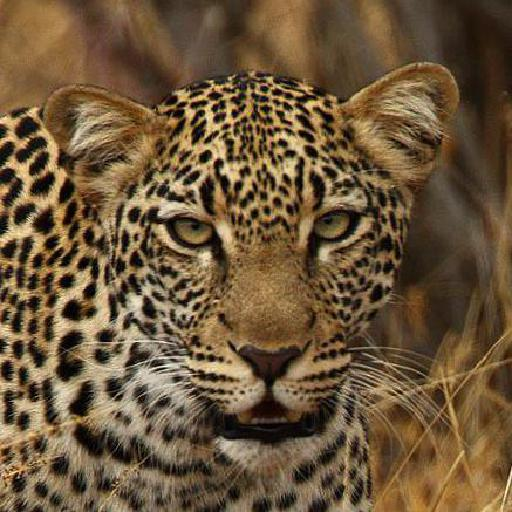
#> input picture src/dataset/1069.jpg, 512 x 512 px, found by its file name; its folder holds only this picture in this run
$ python drivercolor.py
#> lines starting #> are read from the running program, lines starting #| are printed output that depends on the picture; after the words box and inside, x2 and y2 are one past the last pixel; in counts of white or black regions, pixels touching at a corner belong together
#> in arrimgToColor, compared is the input picture: shape (512, 512, 3); mean B, G, R 58.2, 86.2, 108.5
### src/color.py
import os
import cv2
import numpy as np
import time

def rgb_to_hsv_vectorized(image):
    img = np.array(image).astype('float32') / 255.0
    r, g, b = img[..., 0], img[..., 1], img[..., 2]
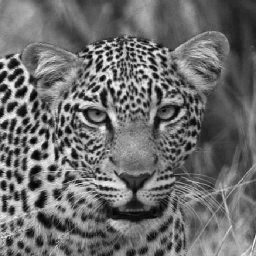
#> b: shape (256, 256) float32; min 0, max 0.976, mean 0.426
    mx = np.max(img, axis=-1)
    mn = np.min(img, axis=-1)
    df = mx - mn
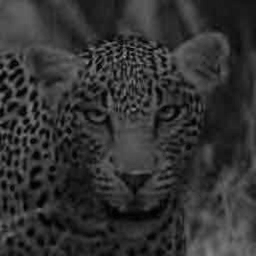
#> df: shape (256, 256) float32; min 0, max 0.627, mean 0.198

    h = np.zeros_like(mx)
    s = np.zeros_like(mx)
    v = mx

    # Avoid division by zero where df is zero
    df_zero = (df == 0)
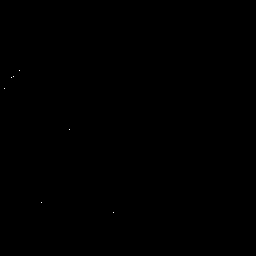
#> df_zero: shape (256, 256) bool; 0.01% white in thin lines or dots, all inside (x1, y1, x2, y2) = (4, 70, 114, 213)
    not_df_zero = ~df_zero

    # Calculate hue only where df is not zero
    # Red is max
    cond = (mx == r) & not_df_zero
#> cond: shape (256, 256) bool; 0.4% white in thin lines or dots, all inside (x1, y1, x2, y2) = (0, 40, 195, 224)
    h[cond] = (60 * ((g[cond] - b[cond]) / df[cond]) + 360) % 360

    # Green is max
    cond = (mx == g) & not_df_zero
#> cond: shape (256, 256) bool; 1.3% white in thin lines or dots, all inside (x1, y1, x2, y2) = (0, 39, 198, 256)
    h[cond] = (60 * ((b[cond] - r[cond]) / df[cond]) + 120)
#> h: shape (256, 256) float32; min 0, max 357.4, mean 2.8

    # Blue is max
    cond = (mx == b) & not_df_zero
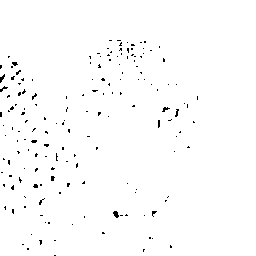
#> cond: shape (256, 256) bool; 98.7% white; black in thin lines or dots, all inside (x1, y1, x2, y2) = (0, 40, 198, 256)
    h[cond] = (60 * ((r[cond] - g[cond]) / df[cond]) + 240)

    # Saturation and value calculations
    s[mx != 0] = df[mx != 0] / mx[mx != 0]
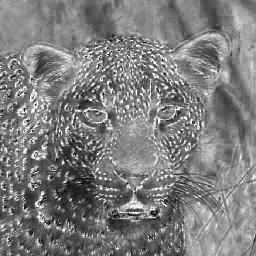
#> s: shape (256, 256) float32; min 0, max 1, mean 0.494

    # Adjust hue to be in the range of 0 to 180
    h = h / 2
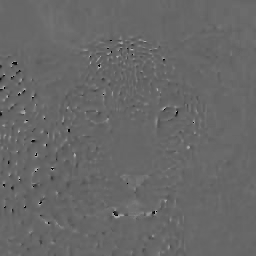
#> h: shape (256, 256) float32; min 0, max 178.7, mean 103.6

    hsv_image = np.stack([h, s, v], axis=-1)
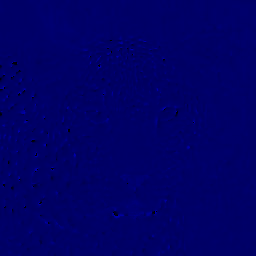
#> hsv_image: shape (256, 256, 3) float32; mean of channels 0, 1, 2 103.6, 0.5, 0.4; drawn as B, G, R
    return hsv_image


def calculate_histogram(image):
    hsv_image = np.array(rgb_to_hsv_vectorized(image))
    h_bins = 8
    s_bins = 8
    hist, _ = np.histogramdd(hsv_image.reshape(-1, 3), bins=(h_bins, s_bins, s_bins), range=((0, 180), (0, 1), (0, 1)))
    hist = hist.flatten()
#> hist = 512 values, max 5464 at index 292, min 0 at index 2, mean 128
    hist = hist / np.sum(hist)
#> hist = 512 values, max 0.0834 at index 292, min 0 at index 2, mean 0.00195
    return hist

def normalize_vector(image):
    norm = np.linalg.norm(np.array(calculate_histogram(image)))
#> norm = 0.204
    if norm == 0:
        return calculate_histogram(image)
    return (calculate_histogram(image) / norm).tolist()

# [4 lines left out: function calculate_cosine_similarity, not called in this run]

# [39 lines of commented-out code are left out]

### src/drivercolor.py
import color
import os
import cv2
import csv
import time

def arrimgToColor(path):
    arrObjcolor = []
    arrGambar = os.listdir(path)
    start = time.time()
    i = 0
    for img in arrGambar:
        compared = cv2.imread(os.path.join(path,img))
        img_resize = cv2.resize(compared, (0,0), fx=0.5,fy = 0.5)
        vektor = color.normalize_vector(img_resize)
#> vektor = 512 values, max 0.408 at index 292, min 0 at index 2, mean 0.00956
        arrObjcolor.append({
            "img" : compared,
            "vektor" : vektor
        })
        print(f"gamabar ke-{i}")
        i = i+1
    finish = time.time()
    selisih = finish - start
    print (f"waktu : {selisih}")

    csv_filename = "output1.csv"
    with open(csv_filename, 'w', newline='') as csvfile:
            # Tentukan header
            fieldnames = ["img", "vektor"]

            # Inisialisasi objek writer
            csvwriter = csv.DictWriter(csvfile, fieldnames=fieldnames)

            # Tulis header
            csvwriter.writeheader()

            # Tulis data
            csvwriter.writerows(arrObjcolor)

    return arrObjcolor

path = "C:\\Users\\Dhinto\\Documents\\GitHub\\Algeo02-22123\\src\\dataset"
arrimgToColor(path)

$ run again, on src/dataset/1466.jpg
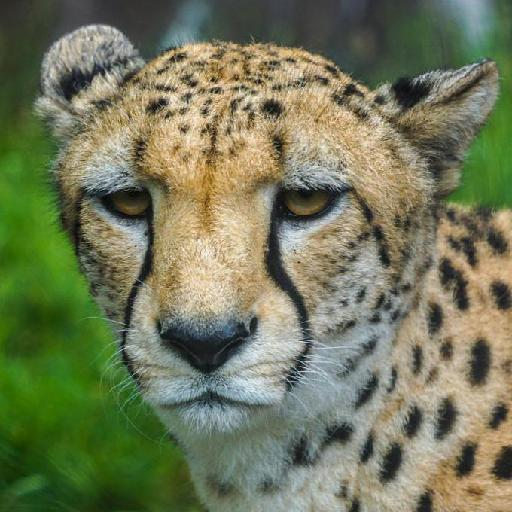
#> input picture src/dataset/1466.jpg, 512 x 512 px, found by its file name
#> in arrimgToColor, compared is the input picture: shape (512, 512, 3); mean B, G, R 90.3, 121.1, 114.9
#> df_zero: shape (256, 256) bool; 0.31% white; 31 white regions (29 under 20 px), largest, box (x1, y1, x2, y2) and area: (149, 0, 163, 11) 97, (48, 0, 64, 15) 54
#> in rgb_to_hsv_vectorized, `cond = (mx == r) & not_df_zero`:
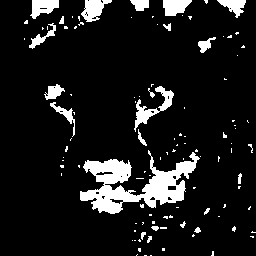
#> cond: shape (256, 256) bool; 10.3% white; 108 white regions (86 under 20 px), largest, box (x1, y1, x2, y2) and area: (80, 150, 200, 214) 3249, (134, 86, 174, 132) 510, (81, 0, 112, 22) 385
#> in rgb_to_hsv_vectorized, `hsv_image = np.stack([h, s, v], axis=-1)`:
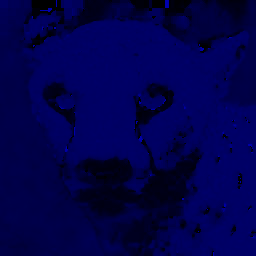
#> hsv_image: shape (256, 256, 3) float32; mean of channels 0, 1, 2 76.4, 0.3, 0.5; drawn as B, G, R
#> in calculate_histogram, `hist = hist.flatten()`: hist = 512 values, max 3337 at index 277, min 0 at index 22, mean 128
#> in calculate_histogram, `hist = hist / np.sum(hist)`: hist = 512 values, max 0.0509 at index 277, min 0 at index 22, mean 0.00195
#> norm = 0.134
#> vektor = 512 values, max 0.38 at index 277, min 0 at index 22, mean 0.0146

$ run again, on src/dataset/1566.jpg
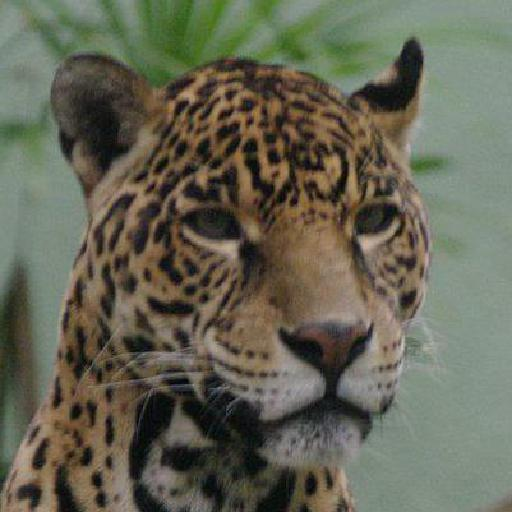
#> input picture src/dataset/1566.jpg, 512 x 512 px, found by its file name
#> in arrimgToColor, compared is the input picture: shape (512, 512, 3); mean B, G, R 84.8, 101, 101.3
#> df_zero: shape (256, 256) bool; 0.31% white; 56 white regions (55 under 20 px), largest, box (x1, y1, x2, y2) and area: (144, 216, 152, 223) 52
#> in rgb_to_hsv_vectorized, `hsv_image = np.stack([h, s, v], axis=-1)`:
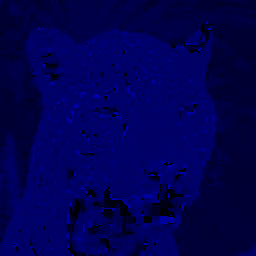
#> hsv_image: shape (256, 256, 3) float32; mean of channels 0, 1, 2 83.1, 0.2, 0.4; drawn as B, G, R
#> in calculate_histogram, `hist = hist.flatten()`: hist = 512 values, max 14498 at index 132, min 0 at index 6, mean 128
#> in calculate_histogram, `hist = hist / np.sum(hist)`: hist = 512 values, max 0.221 at index 132, min 0 at index 6, mean 0.00195
#> norm = 0.256
#> vektor = 512 values, max 0.863 at index 132, min 0 at index 6, mean 0.00762
